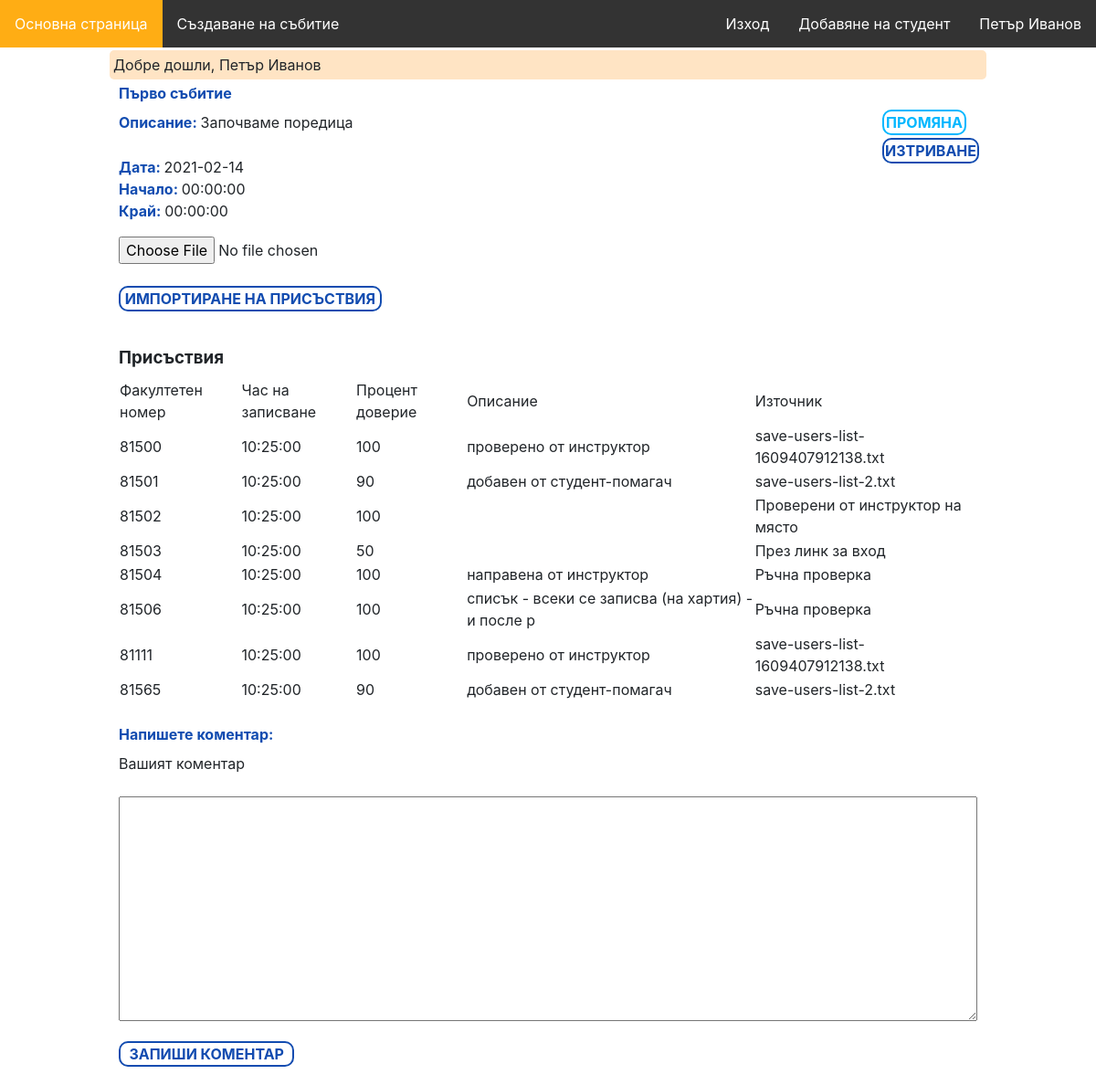
The app's page /event/3 (signed in) with its own data.
### tables this page shows
CREATE TABLE `events` (
  `id` int(10) UNSIGNED NOT NULL,
  `name` varchar(50) NOT NULL,
  `description` text DEFAULT NULL,
  `date` date NOT NULL,
  `start` time DEFAULT NULL,
  `end` time DEFAULT NULL,
  `teacher_id` int(10) UNSIGNED NOT NULL
);

CREATE TABLE `attendance` (
  `id` int(10) UNSIGNED NOT NULL,
  `faculty_number` mediumint(8) UNSIGNED NOT NULL,
  `logged_at` time DEFAULT NULL,
  `event_id` int(10) UNSIGNED NOT NULL,
  `thrust` tinyint(3) UNSIGNED DEFAULT NULL,
  `check_description` varchar(50) DEFAULT NULL,
  `enroll_source` varchar(50) DEFAULT NULL
);

### app/routes.php (called while the page is built, shortened)
<?php
$router = new Router();
$router->get('/login', 'AuthController@showLogin');
$router->post('/login', 'AuthController@login');
$router->get('/register', 'AuthController@showRegister');
$router->post('/enter-teacher', 'AuthController@register');
$router->get('/logout', 'AuthController@logout');
$router->get('/studentsLogin', 'AuthController@showStudentsLogin');
$router->post('/studentsLogin', 'AuthController@studentsLogin');
$router->get('/event/create', 'EventsController@create');
$router->post('/event', 'EventsController@store');
$router->get('/event/{id}', 'EventsController@show');

### core/bootstrap.php (called while the page is built, shortened)
<?php
require_once('autoloader.php');
require_once('helpers.php');
$config['database'] = require_once('../config/database.php');
$config['app'] = require_once('../config/app.php');
require_once('../app/routes.php');

### public/index.php (called while the page is built)
<?php
require_once './../core/bootstrap.php';

### core/Model.php (called while the page is built, shortened)
<?php
abstract class Model
{
    protected static $table;
    protected $attributes = [];
    public function __construct($attributes = [])
    {
        $this->attributes = $attributes;
    }
    public static function getById(int $id)
    {
        $stmt = Database::getConnection()->prepare(
            'SELECT * FROM ' . self::getTableName() . ' WHERE id = ?;'
        );
        $stmt->execute([$id]);
        $result = $stmt->fetch();
        if ($result !== false) {
            $model = new $modelClass();
            $model->attributes = $result;
            return $model;
        }
        return null;
    }
    public static function getMany($columns)
    {
        $sql = 'SELECT * FROM ' . self::getTableName();
        $sql .=  self::generateWhereSql($columns);
        $stmt = Database::getConnection()->prepare($sql);
        $stmt->execute($columns);
        $results = $stmt->fetchAll();
        if ($results !== false) {
            return array_map(function ($result) {
                $modelClass = get_called_class();
                $model = new $modelClass();
                $model->attributes = $result;
                return $model;
            }, $results);
        }
        return [];
    }
    protected static function generateWhereSql(array $columns)
    {
        $sql = ' WHERE ';
        $colLen = count($columns);
        $i = 0;
        foreach ($columns as $column => $value) {
            $sql .= "$column = :$column";
        }
        $sql .= ';';
        return $sql;
    }
    protected static function getTableName()
    {
        if (isset(get_called_class()::$table)) {
            return get_called_class()::$table;
        }
        throw new \Exception('Unknown table');
    }
    public function __get($name)
    {
        return array_key_exists($name, $this->attributes)
            ? $this->attributes[$name]
            : null;
    }
}

### core/autoloader.php (called while the page is built, shortened)
<?php
spl_autoload_register(function ($class) {
    $prefixes = [
        'App' => 'app',
        'Core' => 'core'
    ];
    foreach ($prefixes as $prefix => $dirname) {
        $base_dir = __DIR__ . "/../$dirname/";
        $len = mb_strlen($prefix);
        if (strncmp($prefix, $class, $len) !== 0) {
            continue;
        }
        $relative_class = substr($class, $len);
        $file = $base_dir . str_replace('\\', '/', $relative_class) . '.php';
        if (file_exists($file)) {
            break;
        }
    }
});

### config/database.php (called while the page is built)
<?php
return [
    'host' => 'localhost',
    'database' => 'web-technologies',
    'user' => 'root',
    'password' => '',
    'pdo' => [
        \PDO::ATTR_DEFAULT_FETCH_MODE => \PDO::FETCH_ASSOC,
        \PDO::ATTR_ERRMODE => \PDO::ERRMODE_EXCEPTION
    ]
];

### config/app.php (called while the page is built)
<?php
return [
    'url' => 'http://web-technologies.devv',
];

### core/Database.php (called while the page is built, shortened)
<?php
class Database
{
    private static $instance = null;
    private function __construct()
    {
        $db = config('database');
        $this->connection = new PDO(
            'mysql:host=' . $db['host'] . ';dbname=' . $db['database'],
            $db['user'],
            $db['password'],
            $db['pdo']
        );
        self::$instance = $this;
    }
    public static function getConnection()
    {
        if (self::$instance == null) {
            self::$instance = new self();
        }
        return self::$instance->connection;
    }
}

### app/Services/Auth.php (called while the page is built, shortened)
<?php
class Auth
{
    public static function checkTeacher()
    {
        return array_key_exists('teacherId', $_SESSION) && is_numeric($_SESSION['teacherId']) && !self::checkStudent();
    }
    public static function checkStudent()
    {
        return array_key_exists('fn', $_SESSION) && is_numeric($_SESSION['fn']) && !self::checkTeacher();
    }
}

### app/Views/events/show.php (the view, shortened to what this page needs)
<?php require_once(realpath(dirname(__FILE__) . '/../includes/header.php')); ?>
<link rel="stylesheet" href="/event_show.css">
<div class="container">
    <div>
        <h4><?= $data['event']->name ?></h4>
    </div>
    <div style="float:right;">
        <a href="/event/<?= $data['event']->id ?>/edit" class="btn btn-info">Промяна</a>
        <form style="margin-top: 5%;" action="/event/<?= $data['event']->id ?>" method="post">
            <input type="submit" class="btn btn-danger" value="Изтриване">
        </form>
    </div>
    <p>
        <strong>Описание: </strong> <?= $data['event']->description ?>
        <hr>
        <strong>Дата: </strong> <?= $data['event']->date ?><br>
        <strong>Начало: </strong> <?= $data['event']->start ?><br>
        <strong>Край: </strong> <?= $data['event']->end ?><br>
    </p>
    <?php if (App\Services\Auth::checkTeacher()) : ?>
        <form id="import" action="/event/<?= $data['event']->id ?>/import" method="post" enctype="multipart/form-data">
            <input type="file" name="attendance_file">
            <br />
            <br />
            <input id="importBtn" class="btn btn-info" type="submit" value="Импортиране на присъствия">
        </form>
    <?php endif; ?>
    <hr>
    <h3>Присъствия</h3>
    <?php if (count($data['attendances']) === 0) : ?>
        <h5>Няма импортирани присъствия</h5>
    <?php else : ?>
        <table>
            <thead>
                <tr>
                    <td>Факултетен номер</td>
                    <td>Час на записване</td>
                    <td>Процент доверие</td>
                    <td>Описание</td>
                    <td>Източник</td>
                </tr>
            </thead>
            <tbody>
                <?php foreach ($data['attendances'] as $attendance) : ?>
                    <tr>
                        <td><?= $attendance->faculty_number ?></td>
                        <td><?= $attendance->logged_at ?></td>
                        <td><?= $attendance->thrust ?></td>
                        <td><?= $attendance->check_description ?></td>
                        <td><?= $attendance->enroll_source ?></td>
                    </tr>
                <?php endforeach; ?>
            </tbody>
        </table>
    <?php endif; ?>
    <div id="commentsForm">
        <h4>Напишете коментар:</h4>
        <form action="/event/<?php echo $data['event']->id; ?>/comment" method="POST">
            <div>
                <label for="textContent">Вашият коментар</label>
                <textarea name="textContent" id="textContent" cols="30" rows="10" palceholder="Коментар..."></textarea>
            </div>
            <div>
                <input type="submit" value="Запиши коментар">
            </div>
        </form>
    </div>
</div>
<?php require_once(realpath(dirname(__FILE__) . '/../includes/footer.php')); ?>

### public/css/app.css (style rules this page uses)
.container { margin-right: auto; margin-left: auto; max-width: 960px; padding-right: 10px; padding-left: 10px; }
a { text-decoration: none; }
.btn { background: white; text-transform: uppercase; font-weight: bold; border-width: 2px; border-style: solid; border-radius: 10px; outline: none; display: inline; cursor: pointer; padding: 2px; }
.btn-info { color: #00b7ff; border-color: #00b7ff; }
.btn-danger { color: #dc3545; border-color: #dc3545; }
hr { padding: 0; border: 0; height: 1px; }

### public/event_show.css (style rules this page uses)
.container { width: 100%; }
h4 { color: rgb(18, 76, 176); }
strong { color: rgb(18, 76, 176); text-align: center; }
#import { width: 50%; }
input[type=submit] { display: inline-block; }
input[type=file] { display: inline-block; width: 60%; margin: 0%, 20%; }
input[type=text], textarea { width: 100%; margin-top: 1rem; margin-bottom: 1rem; }
input[type=submit] { padding: 0% 1%; background: white; color: rgb(18, 76, 176); text-transform: uppercase; font-weight: bold; border: 2px solid rgb(18, 76, 176); border-radius: 10px; outline: none; margin-bottom: 20px; }

### records on screen
events: name "Първо събитие", description "Започваме поредица", date "2021-02-14", start "00:00:00", end "00:00:00"
attendance: faculty_number "81500", logged_at "10:25:00", thrust "100", check_description "проверено от инструктор", enroll_source "save-users-list-1609407912138.txt"
attendance: faculty_number "81501", logged_at "10:25:00", thrust "90", check_description "добавен от студент-помагач", enroll_source "save-users-list-2.txt"
attendance: faculty_number "81502", logged_at "10:25:00", thrust "100", enroll_source "Проверени от инструктор на място"
attendance: faculty_number "81503", logged_at "10:25:00", thrust "50", enroll_source "През линк за вход"
attendance: faculty_number "81504", logged_at "10:25:00", thrust "100", check_description "направена от инструктор", enroll_source "Ръчна проверка"
attendance: faculty_number "81506", logged_at "10:25:00", thrust "100", check_description "списък - всеки се записва (на хартия) - и после р", enroll_source "Ръчна проверка"
attendance: faculty_number "81111", logged_at "10:25:00", thrust "100", check_description "проверено от инструктор", enroll_source "save-users-list-1609407912138.txt"
attendance: faculty_number "81565", logged_at "10:25:00", thrust "90", check_description "добавен от студент-помагач", enroll_source "save-users-list-2.txt"

### other values on screen
$_SESSION['firstName'] "Петър"
$_SESSION['lastName'] "Иванов"
p($_SESSION[$message]) "Добре дошли, Петър Иванов"
